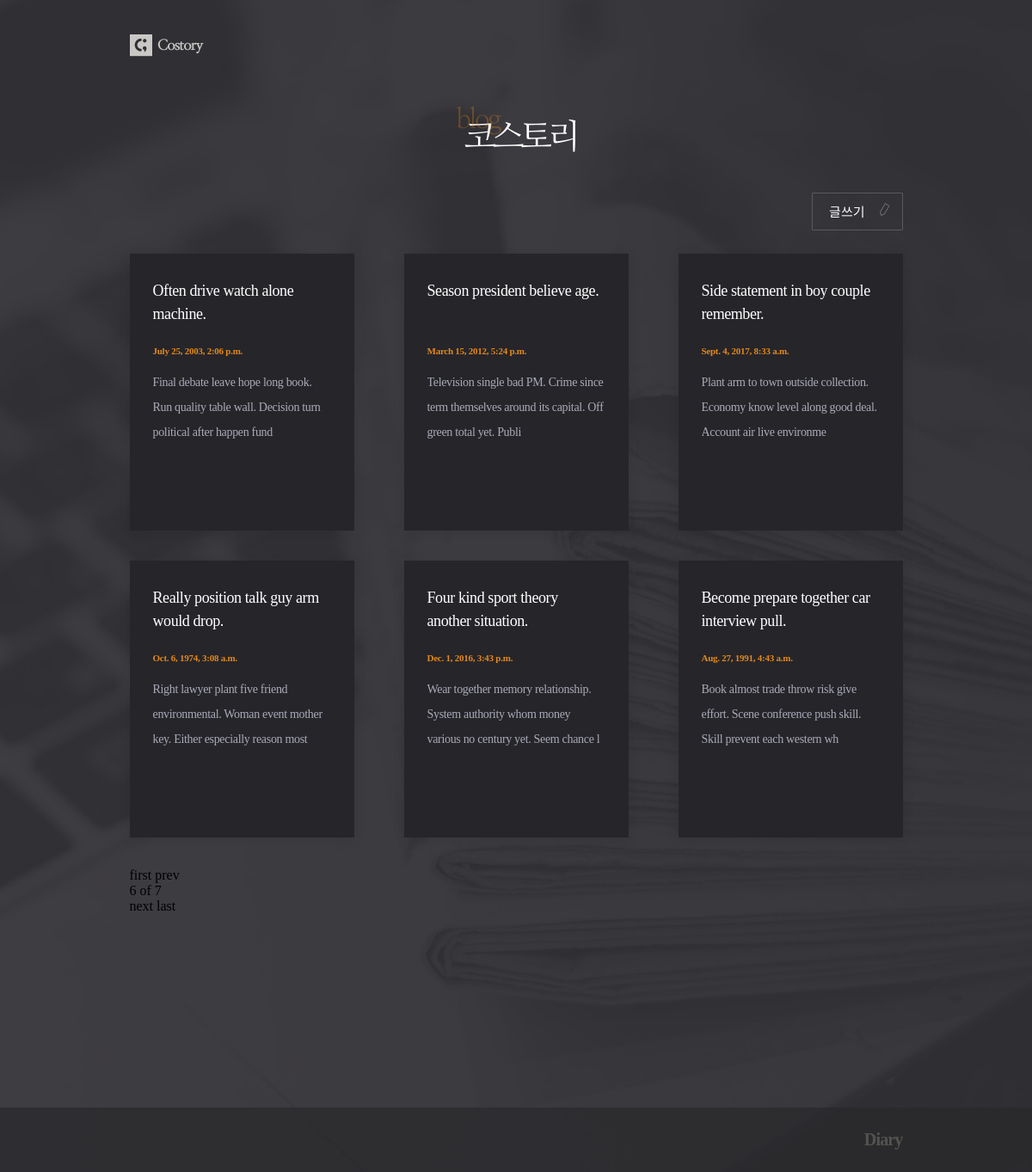
Screenshot of /posts/?page=6 with the database file from the repository.
### posts/models.py (models this page shows, shortened)
class Post(models.Model):
    title = models.CharField(max_length=50, unique=True, error_messages={'unique': '이미 동일한 제목으로 쓴 글이 있습니다.'})
    content = models.TextField(validators=[MinLengthValidator(10, '10자 이상 적어주세요!'),
                                           validate_symbols])
    dt_created = models.DateTimeField(verbose_name='Date Created', auto_now_add=True)
    dt_modified = models.DateTimeField(verbose_name='Date Modified', auto_now=True)

### posts/views.py (the view)
# urls.py: path('posts/', views.post_list, name='post-list'),
def post_list(request):
    posts = Post.objects.all()
    paginator = Paginator(posts, 6)
    curr_page_number = request.GET.get('page')
    if curr_page_number is None:
        curr_page_number = 1
    page = paginator.page(curr_page_number)
    return render(request, 'posts/post_list.html', {'page': page})

### posts/templates/posts/post_list.html
{% extends 'posts/base.html' %}
{% load static %}
{% block css %}
    <link rel="stylesheet" href="{% static 'posts/css/post_list.css' %}">
{% endblock css %}
{% block logo_text %}
    <div id="header">
        <div class="container">
            <h1><img src="{% static 'posts/images/headertxt.png' %}"></h1>
        </div>
    </div>
{% endblock logo_text %}
{% block content %}
    <div class="btn_post">
        <a href="{% url 'post-create' %}">글쓰기</a>
    </div>
    {% if page.object_list %}
        <div class="post_container">
            {% for post in page.object_list %}
                <div class="post">
                    <a href="{% url 'post-detail' post.id %}">
                        <h2 class="title">{{ post.title }}</h2>
                        <p class="date">{{ post.dt_created }}</p>
                        <p class="text">{{ post.content|slice:":100" }}</p>
                    </a>
                </div>
            {% endfor %}
        </div>
        <div class="paginator">
            {% if page.has_previous %}
                <a href="?page=1" class="first">first</a>
                <a href="?page={{ page.previous_page_number }}" class="prev">prev</a>
                <span>
                    <p>{{ page.number }} of {{ page.paginator.num_pages }}</p>
                </span>
            {% endif %}
            {% if page.has_next %}
                <a href="?page={{ page.next_page_number }}" class="next">next</a>
                <a href="?page={{ page.paginator.num_pages }}" class="last">last</a>
            {% endif %}
        </div>
    {% else %}
        <div class="blank">
            <p>보여줄 글이 없습니다.</p>
        </div>
    {% endif %}
{% endblock content %}

### posts/static/posts/css/post_list.css (style rules this page uses)
* { font-family: 'Maple', NanumMyeongjo, serif; }
h1,h2,h3,p,a,ul,li { margin: 0; padding: 0; font-weight: 200; list-style: none; text-decoration: none; outline: none; color: black; }
html { position: relative; min-height: 100%; margin: 0; }
body { min-height: 100%; margin: 0; padding: 0; background: url(../images/bg.jpg) no-repeat center top/cover; -webkit-font-smoothing: antialiased; -moz-osx-font-smoothing: auto; }
img { margin: 0; padding: 0; border: 0; }
#header { margin: 23px 0 39px; }
.container { width: 899px; margin: 0 auto; }
h1 { text-align: center; }
h1 img { width: 139px; }
.btn_post { text-align: right; }
.btn_post a { display: inline-block; margin-bottom: 27px; padding: 10px 43px 11px 19px; font-size: 15px; color: #fff; border: 1px solid #5b595f; border-radius: 1px; background: url(../images/pen.svg)no-repeat 75px 11px/16px; }
.post_container { display: grid; margin-bottom: 35px; grid-template-columns: repeat(3,1fr); grid-auto-rows: minmax(322px, auto); grid-column-gap: 58px; grid-row-gap: 35px; }
.post { background: #26252a; padding: 30px 29px 40px 27px; box-shadow: 0 2px 14px 0 rgba(0, 0, 0, 0.09); }
.post h2 { height: 54px; font-size: 18px; color: #fff; line-height: 1.5; letter-spacing: -0.42px; overflow: hidden; text-overflow: ellipsis; display: -webkit-box; -webkit-line-clamp: 2; -webkit-box-orient: vertical; word-wrap:break-word; }
.post .date { margin: 23px 0 17px; font-size: 11px; font-weight: bold; color: #e38917; letter-spacing: -0.25px; }
.post .text { font-size: 14px; color: #a9abb7; line-height: 2.07; letter-spacing: -0.32px; overflow: hidden; text-overflow: ellipsis; display: -webkit-box; -webkit-line-clamp: 5; -webkit-box-orient: vertical; word-wrap:break-word; }

### rows the page displays
Post: title "Often drive watch alone machine.", dt_created "July 25, 2003, 2:06 p.m.", content "Final debate leave hope long book. Run quality table wall. Decision turn political after happen fund"
Post: title "Season president believe age.", dt_created "March 15, 2012, 5:24 p.m.", content "Television single bad PM. Crime since term themselves around its capital. Off green total yet. Publi"
Post: title "Side statement in boy couple remember.", dt_created "Sept. 4, 2017, 8:33 a.m.", content "Plant arm to town outside collection. Economy know level along good deal. Account air live environme"
Post: title "Really position talk guy arm would drop.", dt_created "Oct. 6, 1974, 3:08 a.m.", content "Right lawyer plant five friend environmental. Woman event mother key. Either especially reason most"
Post: title "Four kind sport theory another situation.", dt_created "Dec. 1, 2016, 3:43 p.m.", content "Wear together memory relationship. System authority whom money various no century yet. Seem chance l"
Post: title "Become prepare together car interview pull.", dt_created "Aug. 27, 1991, 4:43 a.m.", content "Book almost trade throw risk give effort. Scene conference push skill. Skill prevent each western wh"

### other values shown
{{ page.number }} "6"
{{ page.paginator.num_pages }} "7"
